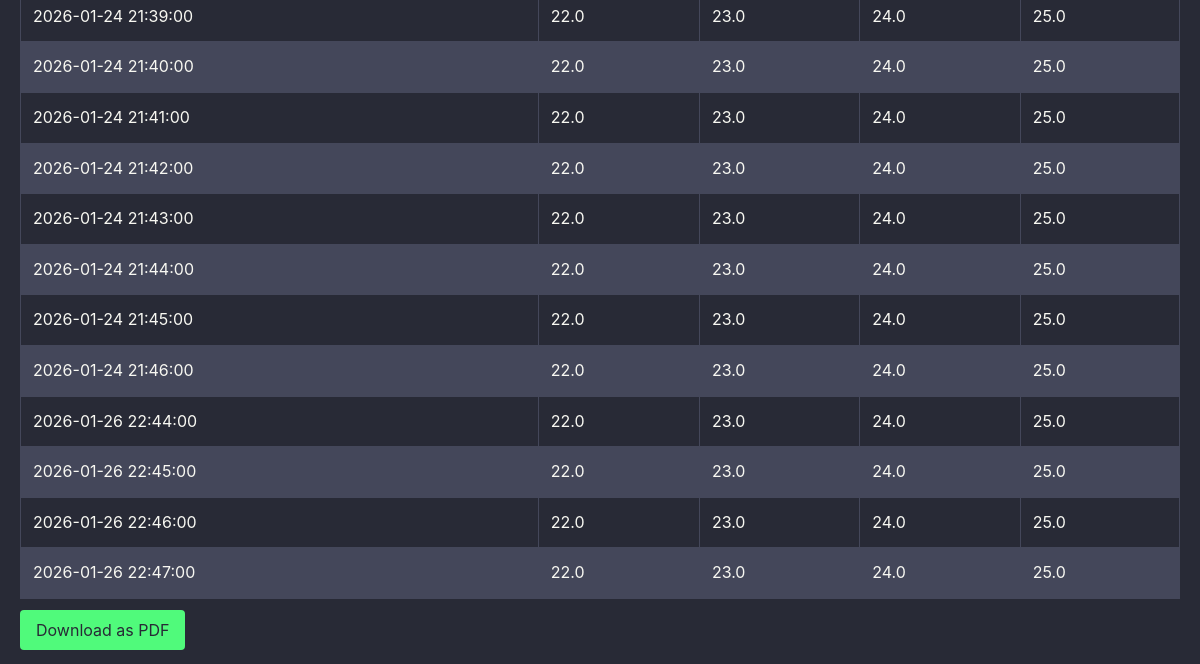
Before: /trends_month/ (lower part) with the older database file.
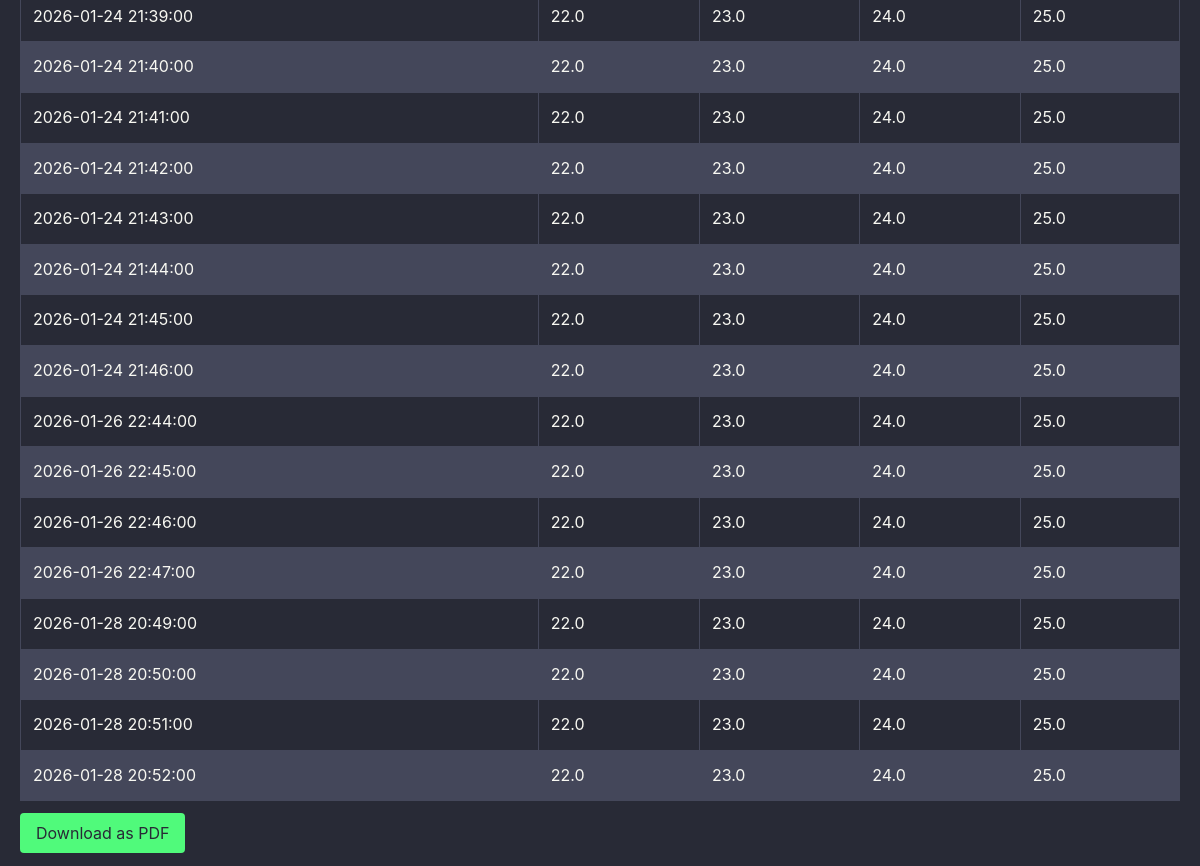
After: the same page with the newer database file.
### vars/models.py (models this page shows, shortened)
class Trends(models.Model):
    id_var = models.IntegerField(null=True, blank=True)
    value = models.FloatField()
    timestamp = models.DateTimeField()
    class Meta:
        indexes = [
            models.Index(fields=['timestamp']),
            models.Index(fields=['id_var']),
        ]

### vars/views.py (the view)
# urls.py: path('trends_month/', views.TrendsCurrentMonth.as_view(), name='trends_month'),
class TrendsCurrentMonth(ListView):
    model = Trends
    template_name = 'vars/trends_month.html'
    context_object_name = 'trends_month'
    def get_queryset(self):
        now = timezone.now()
        return Trends.objects.filter(
                                    timestamp__month = now.month, timestamp__year = now.year)
    def get_context_data(self, **kwargs):
        self.query_set = self.get_queryset()
        trends = convert_buffer(self.query_set)
        context = {
            'trends_month': trends,
            'has_data': len(trends) > 0  # флаг наличия данных
        }
        return context

### vars/convert.py (called while the page is built)
def get_bucket(dt):
    return dt.replace(second=0, microsecond=0)  # группировка по минутам

### vars/templates/vars/trends_month.html (shortened to what this page needs)
{% extends "base.html" %}
{% load static %}
{% block content %}
<link rel="stylesheet" href="{% static 'vars/css/dracula.css' %}">
    {% if has_data %}
        <table class="trends-table">
        <tbody>
            {% for trend in trends_month %}
            <tr>
            <td>{{ trend.0 }}</td>
            <td>{{ trend.1 }}</td>
            <td>{{ trend.2 }}</td>
            <td>{{ trend.3 }}</td>
            <td>{{ trend.4 }}</td>
            </tr>
            {% endfor %}
        </tbody>
        </table>
        <a
            class="btn btn-primary"
            href="{% url 'trends_pdf' %}?start_date={{ selected_date }}"
            target="_blank"
        >
            Download as PDF
        </a>
    {% else %}
        <div class="no-data">
            <p>Нет данный за выбранный период</p>
        </div>
    {% endif %}
{% endblock %}

Changed rows visible on the page:
added Trends: value "22.0"
added Trends: value "23.0"
added Trends: value "24.0"
added Trends: value "25.0"
added Trends: value "22.0"
added Trends: value "23.0"
added Trends: value "24.0"
added Trends: value "25.0"
added Trends: value "22.0"
added Trends: value "23.0"
added Trends: value "24.0"
added Trends: value "25.0"
added Trends: value "22.0"
added Trends: value "23.0"
added Trends: value "24.0"
added Trends: value "25.0"
Other visible differences:
new list line: "2026-01-28 20:49:00"
new list line: "2026-01-28 20:50:00"
new list line: "2026-01-28 20:51:00"
new list line: "2026-01-28 20:52:00"
